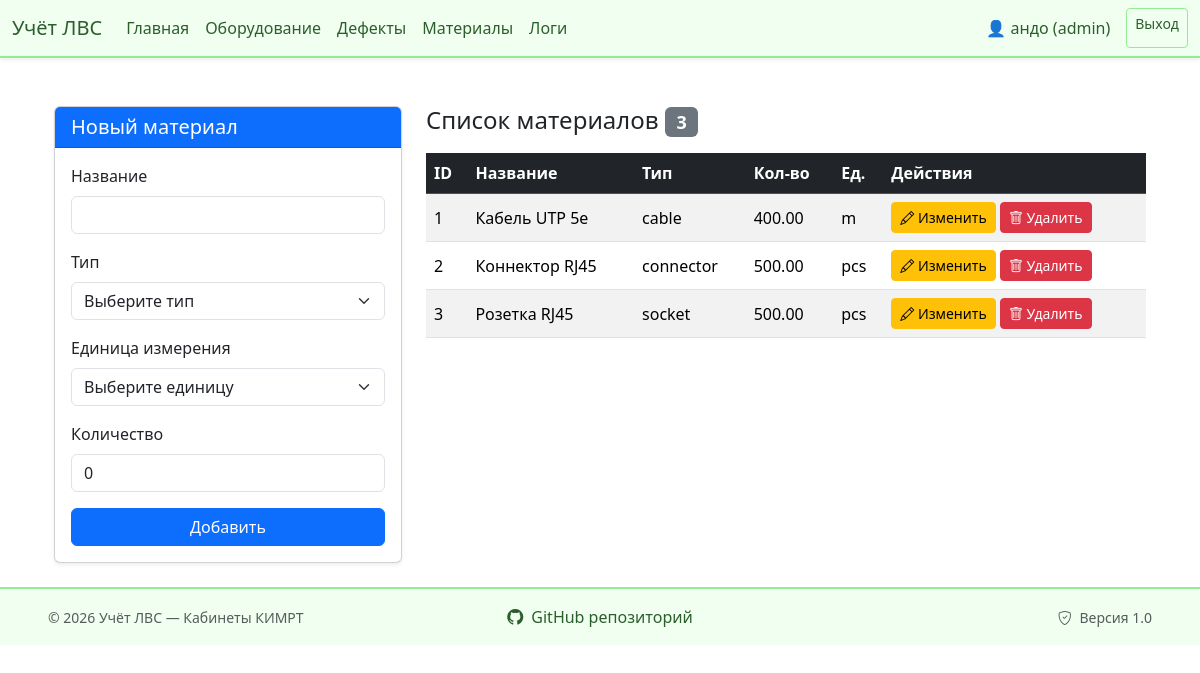
Screenshot of /superproject/controllers/materials.controller.php (signed in) with the database file from the repository.
### tables this page shows
CREATE TABLE `materials` (
  `id` int(11) NOT NULL,
  `name` varchar(100) NOT NULL,
  `type` enum('cable','connector','socket','fastener','other') NOT NULL,
  `unit` enum('m','pcs') NOT NULL,
  `quantity` decimal(10,2) NOT NULL DEFAULT '0.00'
);

### superproject/controllers/materials.controller.php (called while the page is built, shortened)
<?php
require_once '../db/connectDB.php';
require_once '../models/materials.model.php';
$editableMaterial = null;
$materials = getMaterials($pdo);
include '../views/materials.view.php';

### superproject/models/materials.model.php (called while the page is built, shortened)
<?php
function getMaterials($pdo){
    $sql = "SELECT * FROM materials";
    $stmt = $pdo->prepare($sql);
    $stmt->execute();
    return $stmt->fetchAll(PDO::FETCH_ASSOC);
}

### superproject/views/materials.view.php (the view, shortened to what this page needs)
<!DOCTYPE html>
<html lang="ru">
<head>
    <link href="https://cdn.jsdelivr.net/npm/bootstrap@5.3.3/dist/css/bootstrap.min.css" rel="stylesheet">
    <link rel="stylesheet" href="https://cdn.jsdelivr.net/npm/bootstrap-icons@1.11.3/font/bootstrap-icons.min.css">
</head>
<body>
<?php include __DIR__ . '/components/header.view.php'; ?>
<div class="container mt-4">
    <div class="row">
        <div class="col-lg-4 mb-4">
            <div class="card shadow-sm">
                <div class="card-header bg-primary text-white">
                    <h5 class="mb-0"><?= isset($editableMaterial) ? "Редактирование материала #{$editableMaterial['id']}" : "Новый материал" ?></h5>
                </div>
                <div class="card-body">
                    <form method="POST">
                        <div class="mb-3">
                            <label class="form-label">Название</label>
                            <input type="text" name="name" class="form-control" required maxlength="100"
                                   value="<?= htmlspecialchars($editableMaterial['name'] ?? '') ?>">
                        </div>
                        <div class="mb-3">
                            <label class="form-label">Тип</label>
                            <select name="type" class="form-select" required>
                                <option value="">Выберите тип</option>
                            </select>
                        </div>
                        <div class="mb-3">
                            <label class="form-label">Единица измерения</label>
                            <select name="unit" class="form-select" required>
                                <option value="">Выберите единицу</option>
                            </select>
                        </div>
                        <div class="mb-3">
                            <label class="form-label">Количество</label>
                            <input type="number" name="quantity" class="form-control" min="0" step="0.01" required
                                   value="<?= isset($editableMaterial) ? htmlspecialchars($editableMaterial['quantity']) : '0' ?>">
                        </div>
                        <button type="submit" class="btn btn-primary w-100"><?= isset($editableMaterial) ? "Сохранить" : "Добавить" ?></button>
                    </form>
                </div>
            </div>
        </div>
        <div class="col-lg-8">
            <h4 class="mb-3">Список материалов <span class="badge bg-secondary"><?= count($materials) ?></span></h4>
            <?php if (empty($materials)): ?>
                <div class="alert alert-info">Материалы отсутствуют</div>
            <?php else: ?>
                <div class="table-responsive">
                    <table class="table table-striped table-hover align-middle">
                        <thead class="table-dark">
                            <tr>
                                <th>ID</th>
                                <th>Название</th>
                                <th>Тип</th>
                                <th>Кол-во</th>
                                <th>Ед.</th>
                                <th>Действия</th>
                            </tr>
                        </thead>
                        <tbody>
                            <?php foreach ($materials as $m): ?>
                                <tr>
                                    <td><?= $m['id'] ?></td>
                                    <td><?= htmlspecialchars($m['name']) ?></td>
                                    <td><?= htmlspecialchars($m['type']) ?></td>
                                    <td><?= htmlspecialchars($m['quantity']) ?></td>
                                    <td><?= htmlspecialchars($m['unit']) ?></td>
                                    <td>
                                        <a href="?edit_id=<?= $m['id'] ?>" class="btn btn-sm btn-warning">
                                            <i class="bi bi-pencil"></i> Изменить
                                        </a>
                                        <form method="POST" style="display:inline" onsubmit="return confirm('Удалить материал?')">
                                            <button class="btn btn-sm btn-danger">
                                                <i class="bi bi-trash"></i> Удалить
                                            </button>
                                        </form>
                                    </td>
                                </tr>
                            <?php endforeach; ?>
                        </tbody>
                    </table>
                </div>
            <?php endif; ?>
        </div>
    </div>
</div>
<?php include __DIR__ . '/components/footer.view.php'; ?>
</body>
</html>

### superproject/views/components/header.view.php (style rules this page uses)
body { display: flex; flex-direction: column; min-height: 100vh; margin: 0; }
.container { flex: 1; }

### rows the page displays
materials: id "1", name "Кабель UTP 5e", type "cable", quantity "400.00", unit "m"
materials: id "2", name "Коннектор RJ45", type "connector", quantity "500.00", unit "pcs"
materials: id "3", name "Розетка RJ45", type "socket", quantity "500.00", unit "pcs"

### other values shown
$_SESSION['user']['login'] "андо"
$_SESSION['user']['role'] "admin"
count($materials) "3"
